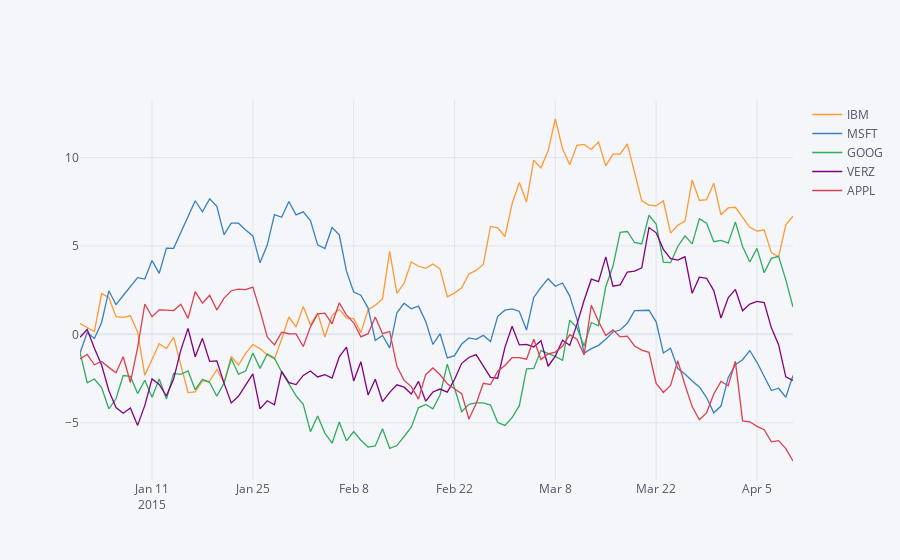

The code cell stored with this chart in its notebook:
### Code cell
df.iplot(filename='Tutorial 1')
